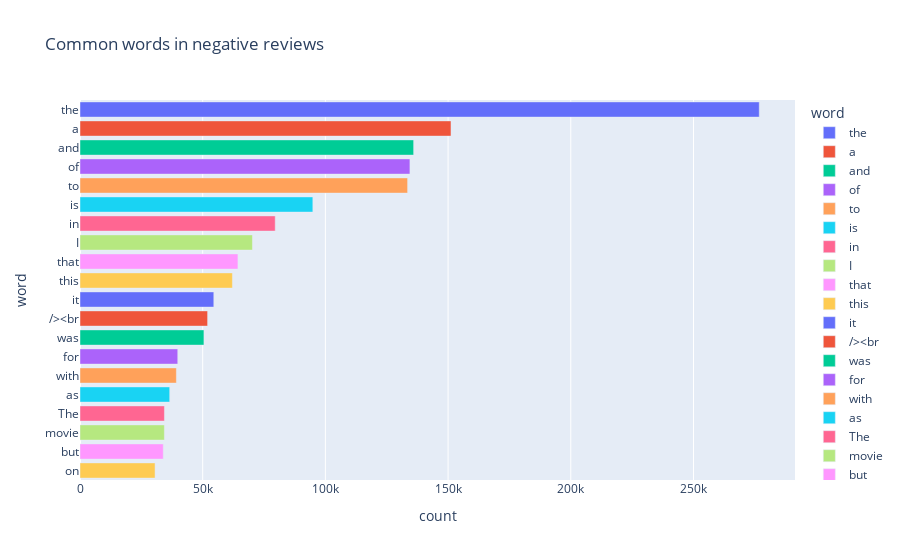

Notebook code cell kept with this figure:
### Code cell
from collections import Counter
count = Counter()
for text in neg_reviews['review'].values:
    for word in text.split():
        count[word] +=1
count.most_common(20)

neg_words = pd.DataFrame(count.most_common(20))
neg_words.columns = ['word', 'count']
neg_words.head()
px.bar(neg_words, x='count', y='word', title='Common words in negative reviews', color = 'word')

### Figure 1 — Plotly figure (JSON) as saved in the notebook; plotly's stock layout.template omitted (floating-point values rounded to 4 significant figures)
{"data": [{"alignmentgroup": "True", "hovertemplate": "word=%{y}<br>count=%{x}<extra></extra>", "legendgroup": "the", "marker": {"color": "#636efa", "pattern": {"shape": ""}}, "name": "the", "offsetgroup": "the", "orientation": "h", "showlegend": true, "textposition": "auto", "type": "bar", "x": [276799], "xaxis": "x", "y": ["the"], "yaxis": "y"}, {"alignmentgroup": "True", "hovertemplate": "word=%{y}<br>count=%{x}<extra></extra>", "legendgroup": "a", "marker": {"color": "#EF553B", "pattern": {"shape": ""}}, "name": "a", "offsetgroup": "a", "orientation": "h", "showlegend": true, "textposition": "auto", "type": "bar", "x": [151180], "xaxis": "x", "y": ["a"], "yaxis": "y"}, {"alignmentgroup": "True", "hovertemplate": "word=%{y}<br>count=%{x}<extra></extra>", "legendgroup": "and", "marker": {"color": "#00cc96", "pattern": {"shape": ""}}, "name": "and", "offsetgroup": "and", "orientation": "h", "showlegend": true, "textposition": "auto", "type": "bar", "x": [135961], "xaxis": "x", "y": ["and"], "yaxis": "y"}, {"alignmentgroup": "True", "hovertemplate": "word=%{y}<br>count=%{x}<extra></extra>", "legendgroup": "of", "marker": {"color": "#ab63fa", "pattern": {"shape": ""}}, "name": "of", "offsetgroup": "of", "orientation": "h", "showlegend": true, "textposition": "auto", "type": "bar", "x": [134443], "xaxis": "x", "y": ["of"], "yaxis": "y"}, {"alignmentgroup": "True", "hovertemplate": "word=%{y}<br>count=%{x}<extra></extra>", "legendgroup": "to", "marker": {"color": "#FFA15A", "pattern": {"shape": ""}}, "name": "to", "offsetgroup": "to", "orientation": "h", "showlegend": true, "textposition": "auto", "type": "bar", "x": [133504], "xaxis": "x", "y": ["to"], "yaxis": "y"}, {"alignmentgroup": "True", "hovertemplate": "word=%{y}<br>count=%{x}<extra></extra>", "legendgroup": "is", "marker": {"color": "#19d3f3", "pattern": {"shape": ""}}, "name": "is", "offsetgroup": "is", "orientation": "h", "showlegend": true, "textposition": "auto", "type": "bar", "x": [94883], "xaxis": "x", "y": ["is"], "yaxis": "y"}, {"alignmentgroup": "True", "hovertemplate": "word=%{y}<br>count=%{x}<extra></extra>", "legendgroup": "in", "marker": {"color": "#FF6692", "pattern": {"shape": ""}}, "name": "in", "offsetgroup": "in", "orientation": "h", "showlegend": true, "textposition": "auto", "type": "bar", "x": [79552], "xaxis": "x", "y": ["in"], "yaxis": "y"}, {"alignmentgroup": "True", "hovertemplate": "word=%{y}<br>count=%{x}<extra></extra>", "legendgroup": "I", "marker": {"color": "#B6E880", "pattern": {"shape": ""}}, "name": "I", "offsetgroup": "I", "orientation": "h", "showlegend": true, "textposition": "auto", "type": "bar", "x": [70271], "xaxis": "x", "y": ["I"], "yaxis": "y"}, {"alignmentgroup": "True", "hovertemplate": "word=%{y}<br>count=%{x}<extra></extra>", "legendgroup": "that", "marker": {"color": "#FF97FF", "pattern": {"shape": ""}}, "name": "that", "offsetgroup": "that", "orientation": "h", "showlegend": true, "textposition": "auto", "type": "bar", "x": [64366], "xaxis": "x", "y": ["that"], "yaxis": "y"}, {"alignmentgroup": "True", "hovertemplate": "word=%{y}<br>count=%{x}<extra></extra>", "legendgroup": "this", "marker": {"color": "#FECB52", "pattern": {"shape": ""}}, "name": "this", "offsetgroup": "this", "orientation": "h", "showlegend": true, "textposition": "auto", "type": "bar", "x": [62109], "xaxis": "x", "y": ["this"], "yaxis": "y"}, {"alignmentgroup": "True", "hovertemplate": "word=%{y}<br>count=%{x}<extra></extra>", "legendgroup": "it", "marker": {"color": "#636efa", "pattern": {"shape": ""}}, "name": "it", "offsetgroup": "it", "orientation": "h", "showlegend": true, "textposition": "auto", "type": "bar", "x": [54526], "xaxis": "x", "y": ["it"], "yaxis": "y"}, {"alignmentgroup": "True", "hovertemplate": "word=%{y}<br>count=%{x}<extra></extra>", "legendgroup": "/><br", "marker": {"color": "#EF553B", "pattern": {"shape": ""}}, "name": "/><br", "offsetgroup": "/><br", "orientation": "h", "showlegend": true, "textposition": "auto", "type": "bar", "x": [51998], "xaxis": "x", "y": ["/><br"], "yaxis": "y"}, {"alignmentgroup": "True", "hovertemplate": "word=%{y}<br>count=%{x}<extra></extra>", "legendgroup": "was", "marker": {"color": "#00cc96", "pattern": {"shape": ""}}, "name": "was", "offsetgroup": "was", "orientation": "h", "showlegend": true, "textposition": "auto", "type": "bar", "x": [50502], "xaxis": "x", "y": ["was"], "yaxis": "y"}, {"alignmentgroup": "True", "hovertemplate": "word=%{y}<br>count=%{x}<extra></extra>", "legendgroup": "for", "marker": {"color": "#ab63fa", "pattern": {"shape": ""}}, "name": "for", "offsetgroup": "for", "orientation": "h", "showlegend": true, "textposition": "auto", "type": "bar", "x": [39839], "xaxis": "x", "y": ["for"], "yaxis": "y"}, {"alignmentgroup": "True", "hovertemplate": "word=%{y}<br>count=%{x}<extra></extra>", "legendgroup": "with", "marker": {"color": "#FFA15A", "pattern": {"shape": ""}}, "name": "with", "offsetgroup": "with", "orientation": "h", "showlegend": true, "textposition": "auto", "type": "bar", "x": [39274], "xaxis": "x", "y": ["with"], "yaxis": "y"}, {"alignmentgroup": "True", "hovertemplate": "word=%{y}<br>count=%{x}<extra></extra>", "legendgroup": "as", "marker": {"color": "#19d3f3", "pattern": {"shape": ""}}, "name": "as", "offsetgroup": "as", "orientation": "h", "showlegend": true, "textposition": "auto", "type": "bar", "x": [36554], "xaxis": "x", "y": ["as"], "yaxis": "y"}, {"alignmentgroup": "True", "hovertemplate": "word=%{y}<br>count=%{x}<extra></extra>", "legendgroup": "The", "marker": {"color": "#FF6692", "pattern": {"shape": ""}}, "name": "The", "offsetgroup": "The", "orientation": "h", "showlegend": true, "textposition": "auto", "type": "bar", "x": [34404], "xaxis": "x", "y": ["The"], "yaxis": "y"}, {"alignmentgroup": "True", "hovertemplate": "word=%{y}<br>count=%{x}<extra></extra>", "legendgroup": "movie", "marker": {"color": "#B6E880", "pattern": {"shape": ""}}, "name": "movie", "offsetgroup": "movie", "orientation": "h", "showlegend": true, "textposition": "auto", "type": "bar", "x": [34387], "xaxis": "x", "y": ["movie"], "yaxis": "y"}, {"alignmentgroup": "True", "hovertemplate": "word=%{y}<br>count=%{x}<extra></extra>", "legendgroup": "but", "marker": {"color": "#FF97FF", "pattern": {"shape": ""}}, "name": "but", "offsetgroup": "but", "orientation": "h", "showlegend": true, "textposition": "auto", "type": "bar", "x": [33928], "xaxis": "x", "y": ["but"], "yaxis": "y"}, {"alignmentgroup": "True", "hovertemplate": "word=%{y}<br>count=%{x}<extra></extra>", "legendgroup": "on", "marker": {"color": "#FECB52", "pattern": {"shape": ""}}, "name": "on", "offsetgroup": "on", "orientation": "h", "showlegend": true, "textposition": "auto", "type": "bar", "x": [30588], "xaxis": "x", "y": ["on"], "yaxis": "y"}], "layout": {"barmode": "relative", "legend": {"title": {"text": "word"}, "tracegroupgap": 0}, "title": {"text": "Common words in negative reviews"}, "xaxis": {"anchor": "y", "domain": [0, 1], "title": {"text": "count"}}, "yaxis": {"anchor": "x", "categoryarray": ["on", "but", "movie", "The", "as", "with", "for", "was", "/><br", "it", "this", "that", "I", "in", "is", "to", "of", "and", "a", "the"], "categoryorder": "array", "domain": [0, 1], "title": {"text": "word"}}}}
